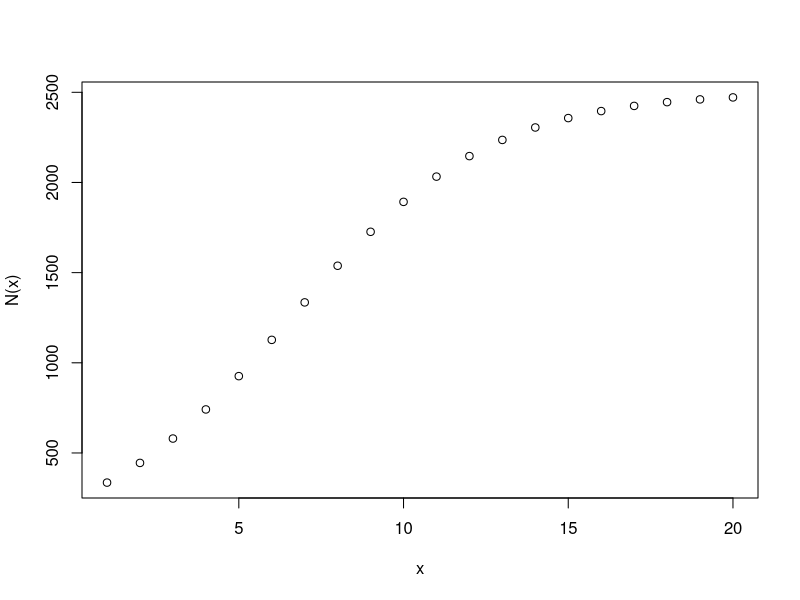
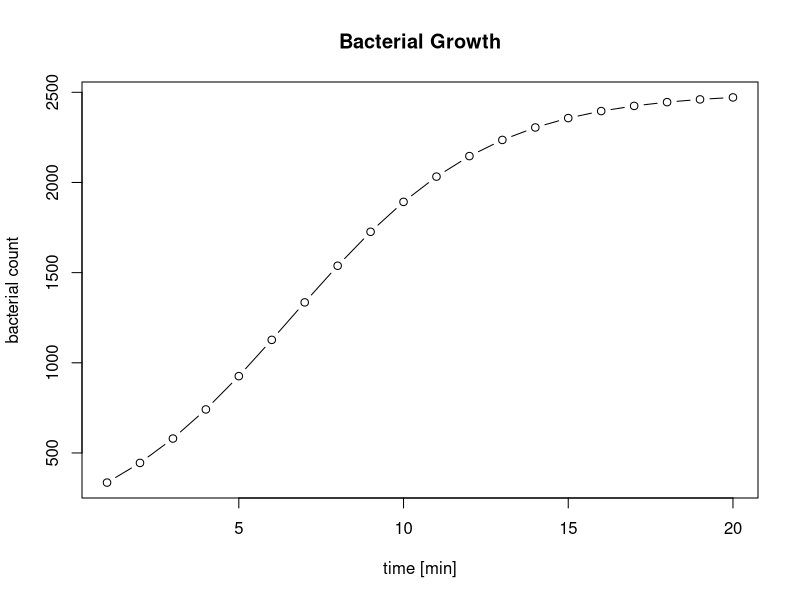

The R script that drew these images, in order:
# a)
N <- function(t) {
  return (2500 / (1 + 9 * exp(-t/3)))
}

x = 1:20
plot(x,N(x))
#one idea of improving the layout of the plot
#there are several options for the argument type
#https://www.dummies.com/programming/r/how-to-create-different-plot-types-in-r/
plot(x,N(x),
     main = "Bacterial Growth",
     xlab = "time [min]",
     ylab = "bacterial count",
     type = "b")
# c)
# exp(-t/3) -> 0
# N(t) -> 2500

# d)
t <- function(N) {
  t <- (-3) * log(((2500/N) -1)/9)
  return(t)
}
t(1000)
